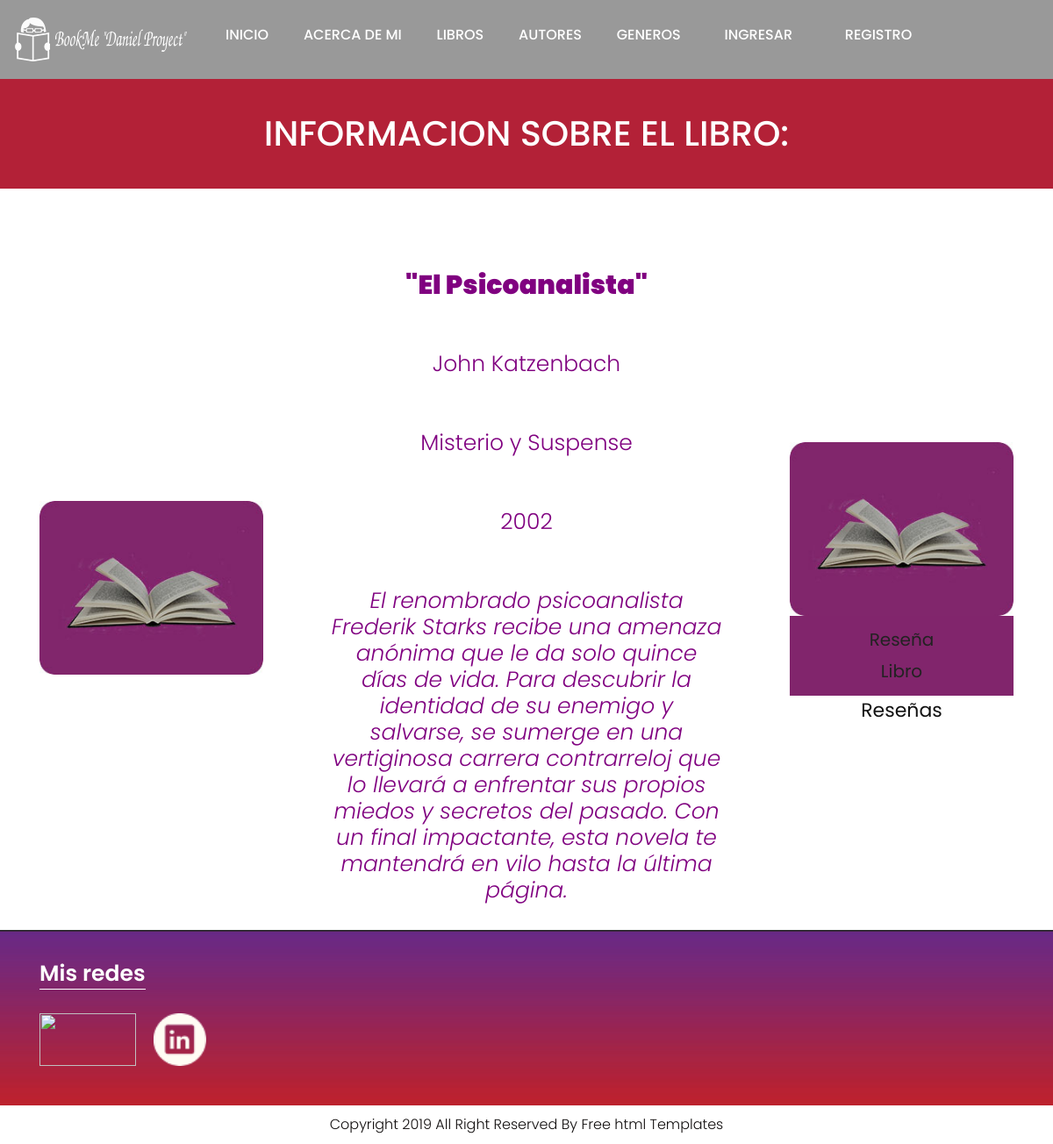
/AppBookme/detalle-libros/3, run on an earlier commit of the app's database.
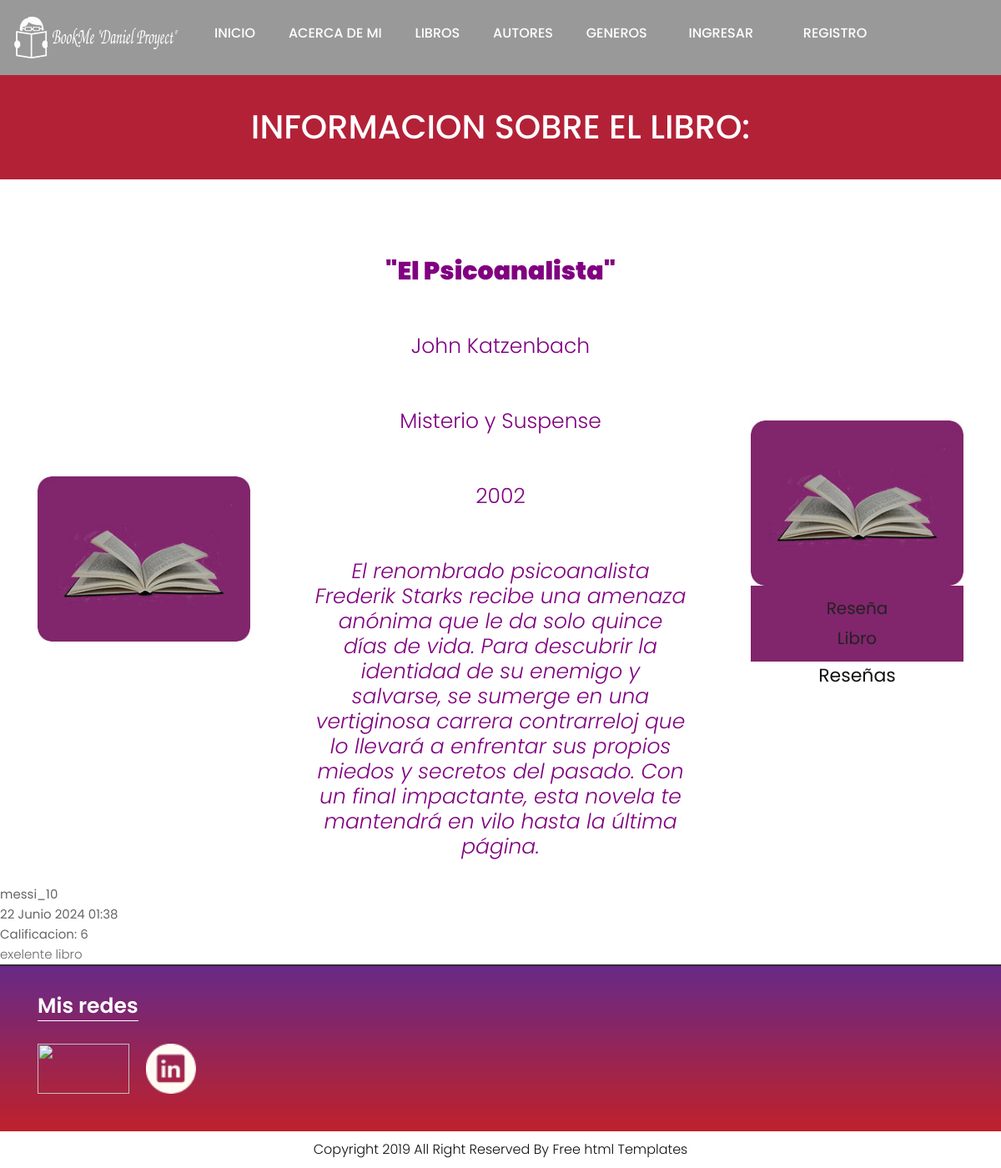
And on a later commit of the database.
### AppBookme/models.py (models this page shows, shortened)
class Libro(models.Model):
    titulo = models.CharField(max_length=40, unique=True)
    autor = models.CharField(max_length=40)
    genero = models.ForeignKey(Genero, on_delete=models.CASCADE, related_name='libros')
    publicacion = models.IntegerField()
    sinopsis= models.TextField(default="Sin sinopsis")

class Genero(models.Model):
    nombre = models.CharField(max_length=100)
    descripcion = models.TextField(blank=True)

class Reseñas(models.Model):
    libro = models.ForeignKey(Libro, on_delete=models.CASCADE, related_name='reseñas')
    usuario= models.ForeignKey(User, on_delete=models.CASCADE)
    comentario = models.TextField()
    calificacion = models.PositiveIntegerField(default=0)
    fecha = models.DateTimeField(auto_now_add=True)
    class Meta:
        unique_together = ['usuario', 'libro']

### AppBookme/views.py (the view)
# urls.py: path('detalle-libros/<pk>', LibrosDetalles.as_view(), name="DetalleLibro"),
class LibrosDetalles(DetailView):
	model = Libro
	template_name = "detalle_libro.html"
	context_object_name = "libro"
	def get_context_data(self, **kwargs):
		context = super().get_context_data(**kwargs)
		context['reseñas'] = Reseñas.objects.filter(libro=self.object)
		return context

### AppBookme/templates/detalle_libro.html (shortened to what this page needs)
{% extends 'principal.html' %}
{% load static %}
{% block BloqueQueCambia %}
<div class="about-bg">
   <div class="container">
      <div class="row">
         <div class="col-xl-12 col-lg-12 col-md-12 col-sm-12">
            <div class="abouttitle">
               <h2>Informacion sobre el libro:</h2>
            </div>
         </div>
      </div>
   </div>
</div>
<div class="Books">
   <div class="container">
      <div class="row">
         <div class="col-md-10 offset-md-1">
            <div class="titlepage">
            </div>
         </div>
      </div>
      <div class="row box">
         <div class="col-xl-3 col-lg-3 col-md-3 col-sm-12">
            <div class="book-box">
               <figure><img src="{% static 'images/book-1.jpg' %}" alt="img"/></figure>
            </div>
         </div>
         <div class="col-xl-6 col-lg-6 col-md-6 col-sm-12">
            <div class="book-box">
               <figure>
                  <ul>
                     <p style="font-size: 30px; color: purple; font-weight: bold"><strong>"{{ libro.titulo }}"</strong> </p>
                     <p style="font-size: 25px; color: purple;">{{ libro.autor}} </p>
                     <p style="font-size: 25px; color: purple;">{{ libro.genero.nombre }}</p>
                     <p style="font-size: 25px; color: purple;">{{ libro.publicacion }}</p>
                     <p style="font-size: 25px; color: purple; font-style: italic">{{ libro.sinopsis }}</p>
                  </ul>
               </figure>
            </div>
         </div>
         <div class="col-xl-3 col-lg-3 col-md-3 col-sm-12">
            <div class="book-box">
               <figure><img src="{% static 'images/book-1.jpg' %}" alt="img"/></figure>
            </div>
            <div>
               <button class="send-btn"><a href="{% url 'Reseña' libro.id %}">Reseña Libro</a></button>
               <h2>Reseñas</h2>
            </div>
         </div>
      </div>
   </div>
</div>
<table>
   {% for reseña in reseñas %}
      <p><strong>{{reseña.usuario.username}}</strong></p>
      <p><strong>{{reseña.fecha}}</strong></p>
      <p><strong>Calificacion: {{reseña.calificacion}}</strong></p>
      <p>{{reseña.comentario}}</p>
   {% endfor %}
</table>
{% endblock BloqueQueCambia %}

### AppBookme/templates/principal.html (shortened to what this page needs)
<!DOCTYPE html>
<html lang="en">
   <head>
      {% load static %}
      <link rel="stylesheet" href="{% static 'css/bootstrap.min.css' %}">
      <link rel="stylesheet" href="{% static 'css/style.css' %}">
      <link rel="stylesheet" href="{% static 'css/responsive.css' %}">
      <link rel="stylesheet" href="{% static 'css/jquery.mCustomScrollbar.min.css' %}">
   </head>
   <body class="main-layout home_page">
      {% include 'navbar.html' %}
      {% block BloqueQueCambia %}{% endblock BloqueQueCambia %}
      <footer>
         <div class="footer">
            <div class="container">
               <div class="row pdn-top-30">
                  <div class="col-xl-4 col-lg-4 col-md-4 col-sm-12">
                     <div class="Follow">
                        <h3>Mis redes</h3>
                     </div>
                     <ul class="location_icon">
                        <li> <a href="#"><img style="height: 60px; width: 110px;" src="{% static 'icon/GitHub-Logo.png' %}"></a></li>
                        <li> <a href="#"><img style="height: 60px; width: 60px;" src="{% static 'icon/linkedin.png' %}"></a></li>
                     </ul>
                  </div>
               </div>
            </div>
         </div>
         <div class="copyright">
            <div class="container">
               <p>Copyright 2019 All Right Reserved By Free html Templates</p>
            </div>
         </div>
      </footer>
   </body>
</html>

### AppBookme/templates/navbar.html
<header>
{% load static %}
<div class="header">
    <div>
        <div class="row">
            <div>
                <div class="full">
                    <div class="center-desk">
                        <div class="logo">
                            <li style="margin-left: 30px; margin-right: 15px;">
                                <a href="{% url 'Inicio' %}"><img src="{% static 'images/logo.png' %}" alt="#">
                            </li>
                        </a> </div>
                    </div>
                </div>
            </div>
            <div class="menu-area">
                <div class="limit-box">
                    <nav class="main-menu">
                        <ul>
                            <li><a href="{% url 'Inicio' %}">Inicio</a></li>
                            <li><a href="{% url 'AcercaDeMi' %}">Acerca de Mi</a></li>
                            <li><a href="{% url 'ListaLibros' %}">Libros</a></li>
                            <li><a href="{% url 'ListaAutores' %}">Autores</a></li>
                            <li><a href="{% url 'ListaGeneros' %}">Generos</a></li>
                                {% if user.is_authenticated %}
                                    <li style="margin-left: 20px; margin-right: 20px;"><p style="color: aliceblue;">Bienvenido <a href="{% url 'Usuario' %}">{{user.username}}</a></p></li>
                                    {% if request.user.avatar %}
                                        <li><img src="{{request.user.avatar.imagen.url}}" alt="" style="width: 90px; height: 100px; border-radius: 50%;"></li>
                                    {% endif %}
                                    <li style="margin-left: 20px; margin-right: 20px;">
                                        <form method="post" action="{% url 'Logout' %}"> {% csrf_token %}
                                            <button class="btn btn-primary" type="submit">Logout</button>
                                        </form>
                                    </li>
                                {% else %}
                                    <li style="margin-left: 10px; margin-right: 10px;"><a style="float: left;" href="{% url 'Login' %}">Ingresar</a></li>
                                    <li style="margin-left: 10px; margin-right: 10px;"><a style="float: left;" href="{% url 'Registro' %}">Registro</a></li>
                                {% endif %}
                        </ul>
                    </nav>
                </div>
            </div>
        </div>
    </div>
</div>
</header>

### AppBookme/static/css/style.css (style rules this page uses)
* { box-sizing: border-box !important; }
body { color: #666666; font-size: 14px; font-family: 'poppins', sans-serif; line-height: 1.80857; font-weight: normal; overflow-x: hidden; }
a { color: #1f1f1f; text-decoration: none !important; outline: none !important; -webkit-transition: all .3s ease-in-out; -moz-transition: all .3s ease-in-out; -ms-transition: all .3s ease-in-out; -o-transition: all .3s ease-in-out; transition: all .3s ease-in-out; }
h1, h2, h3, h4, h5, h6 { letter-spacing: 0; font-weight: normal; position: relative; padding: 0 0 10px 0; font-weight: normal; line-height: normal; color: #111111; margin: 0 }
h2 { font-size: 22px }
h3 { font-size: 18px }
*, *::after, *::before { -webkit-box-sizing: border-box; -moz-box-sizing: border-box; box-sizing: border-box; }
ul, li, ol { margin: 0px; padding: 0px; list-style: none; }
p { margin: 0px; font-weight: 300; font-size: 15px; line-height: 24px; }
a { color: #222222; text-decoration: none; outline: none !important; }
a, .btn { text-decoration: none !important; outline: none !important; -webkit-transition: all .3s ease-in-out; -moz-transition: all .3s ease-in-out; -ms-transition: all .3s ease-in-out; -o-transition: all .3s ease-in-out; transition: all .3s ease-in-out; }
img { max-width: 100%; height: auto; }
button { border: 0; margin: 0; padding: 0; cursor: pointer; }
.full { float: left; width: 100%; }
.full { width: 100%; float: left; margin: 0; padding: 0; }
.header { padding: 15px 0px; position: absolute; z-index: 999; width: 100%; left: 0; top: 0; background-color: #111; }
.home_page .header { background: rgba(0,0,0,0.4); }
.logo { float: left; }
nav.main-menu { float: right; margin-left: 0; }
.main-menu { text-align: center; }
.main-menu ul { margin: 0; list-style-type: none; }
.main-menu ul>li { display: inline-block; position: relative; }
.main-menu ul > li a { padding: 15px 18px; line-height: 20px; font-size: 16px; display: block; font-weight: 500; color: #fff; text-transform: uppercase; }
.main-menu ul li:last-child a { padding-right: 0; }
.main-menu ul li:first-child { margin-left: 0; }
.main-menu ul>li { position: inherit; display: inline-block; vertical-align: middle; }
.box { display: flex; align-items: center; flex-wrap: wrap; text-align: center; }
.Books { background-color: #fff; }
.Books .titlepage { text-align: center; padding-bottom: 65px; }
.Books .book-box figure { margin: 0px; }
.Books p { padding: 30px 46px; color: #141012; font-size: 17px; line-height: 30px; text-align: center; }
.send-btn { font-size: 20px; border: #81256c solid 2px; padding: 7px 69px; background-color: #81256c; color: #fff; margin-left: 15px; margin-top: 20px; margin: 0 auto; }
.footer { background: url(../images/footer-bg.jpg); padding-bottom: 35px; background-size: 100% 100%; background-repeat: no-repeat; background-position: center center; }
.footer .Follow { margin-bottom: 27px; }
.footer .Follow h3 { color: #fff; font-size: 25px; line-height: 30px; font-weight: 600; border-bottom: #fff solid 1px; border-bottom-width: 1px; border-width: 1px; display: inline-block; padding-bottom: 2px; }
.pdn-top-30 { padding-top: 35px; }
ul.location_icon { list-style: none; margin: 0; padding: 0; width: 100%; float: left; }
ul.location_icon li { float: left; height: 70px; color: #fff; display: flex; flex-wrap: wrap; align-items: center; padding-right: 20px; }
ul.location_icon li:last-child { padding-right: 0px; }
ul.location_icon li a { margin-bottom: 23px; }
.copyright { background-color: #fff; padding: 10px 0px; }
.copyright p { color: #120f0f; font-size: 16px; text-align: center; }
.about-bg { background-color: #b32137; margin-top: 90px; }
.about-bg .abouttitle h2 { color: #fff; text-transform: uppercase; font-size: 40px; line-height: 45px; padding: 40px 0; font-weight: 500; text-align: center; }

What changed in the data, as far as the page shows it:
added Reseñas: usuario.username "messi_10", fecha "22 Junio 2024 01:38", calificacion "6", comentario "exelente libro"
